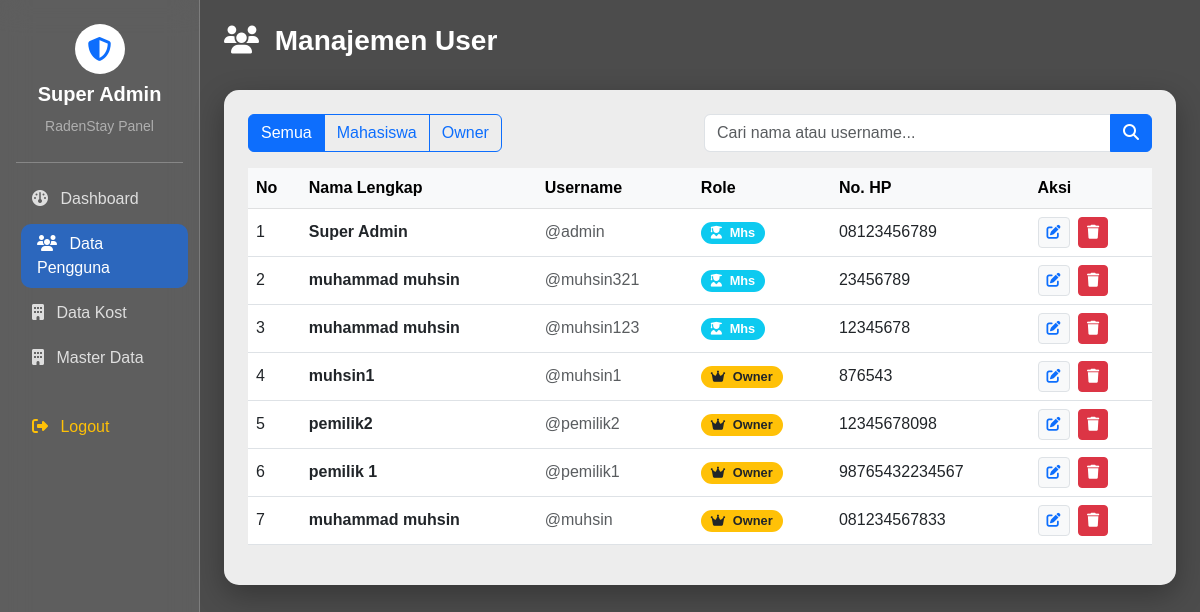
/admin/data_pengguna.php (signed in), run on the app's committed database.
### tables this page shows
CREATE TABLE `users` (
  `id_user` int NOT NULL,
  `username` varchar(50) NOT NULL,
  `password` varchar(255) NOT NULL,
  `nama_lengkap` varchar(100) DEFAULT NULL,
  `role` enum('adminsuper','pemilik','mahasiswa') NOT NULL,
  `no_hp` varchar(20) DEFAULT NULL,
  `foto_profil` int NOT NULL
);

### admin/data_pengguna.php (the view, shortened to what this page needs)
<?php
include '../koneksi.php';
$where = "WHERE role != 'admin' AND role != 'admin super'";
$query = "SELECT * FROM users $where ORDER BY id_user DESC";
$users = mysqli_query($conn, $query);
?>
<!DOCTYPE html>
<html lang="id">
<head>
    <link href="https://cdn.jsdelivr.net/npm/bootstrap@5.3.0/dist/css/bootstrap.min.css" rel="stylesheet">
    <link rel="stylesheet" href="https://cdnjs.cloudflare.com/ajax/libs/font-awesome/6.4.0/css/all.min.css">
</head>
<body>
    <div class="container-fluid">
        <div class="row">
            <?php include 'sidebar.php'; ?>
            <div class="col-md-9 col-lg-10 p-4">
                <div class="d-flex justify-content-between align-items-center mb-4">
                    <h3 class="fw-bold text-white"><i class="fa-solid fa-users me-2"></i> Manajemen User</h3>
                </div>
                <div class="card glass-card border-0 p-4">
                    <div class="row mb-3 g-2">
                        <div class="col-md-6">
                            <div class="btn-group" role="group">
                                <a href="data_pengguna.php" class="btn btn-outline-primary <?= !isset($_GET['role']) ? 'active' : '' ?>">Semua</a>
                                <a href="data_pengguna.php?role=mahasiswa" class="btn btn-outline-primary <?= (isset($_GET['role']) && $_GET['role'] == 'mahasiswa') ? 'active' : '' ?>">Mahasiswa</a>
                                <a href="data_pengguna.php?role=pemilik" class="btn btn-outline-primary <?= (isset($_GET['role']) && $_GET['role'] == 'pemilik') ? 'active' : '' ?>">Owner</a>
                            </div>
                        </div>
                        <div class="col-md-6">
                            <form method="GET">
                                <div class="input-group">
                                    <input type="text" name="cari" class="form-control" placeholder="Cari nama atau username..." value="<?= isset($_GET['cari']) ? $_GET['cari'] : '' ?>">
                                    <button class="btn btn-primary" type="submit"><i class="fa-solid fa-search"></i></button>
                                </div>
                            </form>
                        </div>
                    </div>
                    <div class="table-responsive">
                        <table class="table table-hover align-middle">
                            <thead class="table-light">
                                <tr>
                                    <th>No</th>
                                    <th>Nama Lengkap</th>
                                    <th>Username</th>
                                    <th>Role</th>
                                    <th>No. HP</th>
                                    <th>Aksi</th>
                                </tr>
                            </thead>
                            <tbody>
                                <?php
                                $no = 1;
                                if (mysqli_num_rows($users) > 0):
                                    while ($u = mysqli_fetch_assoc($users)):
                                ?>
                                        <tr>
                                            <td><?= $no++ ?></td>
                                            <td class="fw-bold"><?= $u['nama_lengkap'] ?></td>
                                            <td><span class="text-muted">@<?= $u['username'] ?></span></td>
                                            <td>
                                                <?php if ($u['role'] == 'pemilik'): ?>
                                                    <span class="badge bg-warning text-dark badge-role"><i class="fa-solid fa-crown me-1"></i> Owner</span>
                                                <?php else: ?>
                                                    <span class="badge bg-info badge-role"><i class="fa-solid fa-user-graduate me-1"></i> Mhs</span>
                                                <?php endif; ?>
                                            </td>
                                            <td><?= $u['no_hp'] ?></td>
                                            <td>
                                                <button class="btn btn-sm btn-light text-primary border me-1"><i class="fa-solid fa-pen-to-square"></i></button>
                                                <a href="data_pengguna.php?hapus=<?= $u['id_user'] ?>" class="btn btn-sm btn-danger" onclick="return confirm('Yakin hapus user ini? Hati-hati, data kost mereka juga akan hilang!')">
                                                    <i class="fa-solid fa-trash"></i>
                                                </a>
                                            </td>
                                        </tr>
                                    <?php
                                    endwhile;
                                else:
                                    ?>
                                    <tr>
                                        <td colspan="6" class="text-center py-5 text-muted fst-italic">Data pengguna tidak ditemukan.</td>
                                    </tr>
                                <?php endif; ?>
                            </tbody>
                        </table>
                    </div>
                </div>
            </div>
        </div>
    </div>
</body>
</html>

### admin/data_pengguna.php (style rules this page uses)
body { background-image: url('../assets/img/logo/bg-hero-wide.webp'); background-size: cover; background-position: center; background-attachment: fixed; min-height: 100vh; font-family: 'Poppins', sans-serif; }
body::before { content: ""; position: absolute; top: 0; left: 0; right: 0; bottom: 0; background: rgba(0, 0, 0, 0.7); z-index: -1; position: fixed; }
.glass-card { background: rgba(255, 255, 255, 0.9); backdrop-filter: blur(20px); border-radius: 15px; box-shadow: 0 10px 30px rgba(0, 0, 0, 0.3); }
.badge-role { font-size: 0.8rem; padding: 5px 10px; border-radius: 20px; }

### data on the page
users: nama_lengkap "Super Admin", username "admin", role "Mhs", no_hp "08123456789"
users: nama_lengkap "muhammad muhsin", username "muhsin321", role "Mhs", no_hp "23456789"
users: nama_lengkap "muhammad muhsin", username "muhsin123", role "Mhs", no_hp "12345678"
users: nama_lengkap "muhsin1", username "muhsin1", role "pemilik" (drawn), no_hp "876543"
users: nama_lengkap "pemilik2", username "pemilik2", role "pemilik" (drawn), no_hp "12345678098"
users: nama_lengkap "pemilik 1", username "pemilik1", role "pemilik" (drawn), no_hp "98765432234567"
users: nama_lengkap "muhammad muhsin", username "muhsin", role "pemilik" (drawn), no_hp "081234567833"
